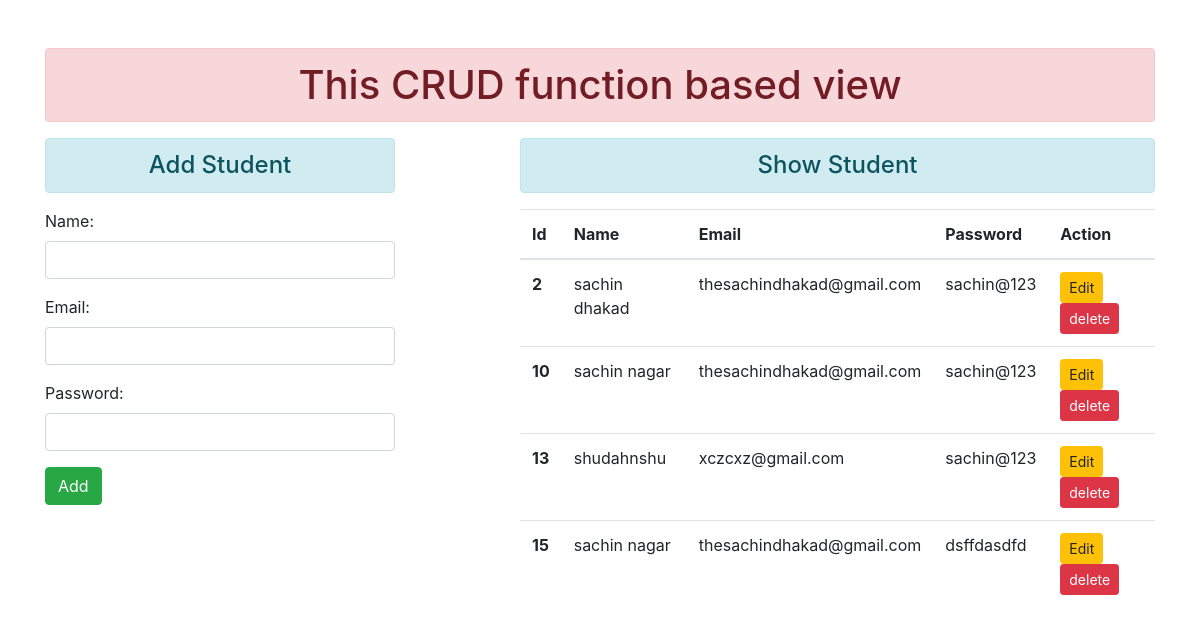
The page / on the database its author committed.
### crud/models.py (models this page shows)
class Student(models.Model):
    name = models.CharField(max_length=70)
    email = models.EmailField(max_length=100)
    password = models.CharField(max_length=70)

### crud/views.py (the view)
# urls.py: path('' , views.addShow , name="home"),
def addShow(request):
    if request.method=='POST':
        fm = StudentForm(request.POST)
        fm.is_valid()
        nm = fm.cleaned_data['name']
        em = fm.cleaned_data['email']
        pw = fm.cleaned_data['password']
        st = Student(name=nm, email=em, password=pw)
        st.save()
        fm = StudentForm()
    else:
        fm = StudentForm()
    stu = Student.objects.all()
    return render(request, 'crud/addshow.html' , {'fm':fm , 'stu':stu})

### crud/forms.py
class StudentForm(forms.ModelForm):
    class Meta:
        model = Student
        fields = ['name', 'email', 'password']
        widgets = {
            'name' : forms.TextInput(attrs={'class': 'form-control'}),
            'email' : forms.EmailInput(attrs={'class': 'form-control'}),
            'password' : forms.PasswordInput(render_value=True, attrs={'class': 'form-control'}),
        }

### crud/templates/crud/addshow.html (shortened to what this page needs)
{% extends 'crud/base.html' %}
{% load static %}
{%  block contant %}
<div class="row">
    <div class="col-sm-4">
        <h4 class="text-center alert alert-info">Add Student</h4>
    <form action="" method="post">
        {{fm.as_p}}
        <input type="submit" value="Add" class="btn btn-success">
    </form>
    </div>
    <div class="col-sm-7 offset-1">
        <h4 class="text-center alert alert-info">Show Student</h4>
        {% if stu%}
        <table class="table table-hover">
            <thead>
              <tr>
                <th scope="col">Id</th>
                <th scope="col">Name</th>
                <th scope="col">Email</th>
                <th scope="col">Password</th>
                <th scope="col">Action</th>
              </tr>
            </thead>
            <tbody>
                {% for s in stu %}
              <tr>
                <th scope="row">{{s.id}}</th>
                <td>{{s.name}}</td>
                <td>{{s.email}}</td>
                <td>{{s.password}}</td>
                <td>
                    <a href="{% url 'updatedata' s.id %}" class="btn btn-warning btn-sm">Edit</a>
                    <form action="{% url 'deletedata' s.id %}" method="post" class="d-inline">
                        <input type="submit" value="delete" class="btn btn-danger btn-sm">
                    </form>
                </td>
              </tr>
              {% endfor %}
            </tbody>
          </table>
        {% else %}
        <h1 class="text-center alert alert-danger">No Record </h1>
        {% endif %}
    </div>
</div>
{%  endblock contant %}

### crud/templates/crud/base.html (shortened to what this page needs)
<!DOCTYPE html>
{% load static %}
 <html lang="en">
 <head>
    <link rel="stylesheet" href="{% static 'crud/css/bootstrap.css' %}">
 </head>
 <body>
    <div class="container mt-5">
        <h1 class="text-center alert alert-danger">This CRUD function based view</h1>
        {%  block contant %}
        {%  endblock contant %}
    </div>
 </body>
 </html>

### rows shown on the page
Student: id "2", name "sachin dhakad", email "thesachindhakad@gmail.com", password "sachin@123"
Student: id "10", name "sachin nagar", email "thesachindhakad@gmail.com", password "sachin@123"
Student: id "13", name "shudahnshu", email "xczcxz@gmail.com", password "sachin@123"
Student: id "15", name "sachin nagar", email "thesachindhakad@gmail.com", password "dsffdasdfd"
